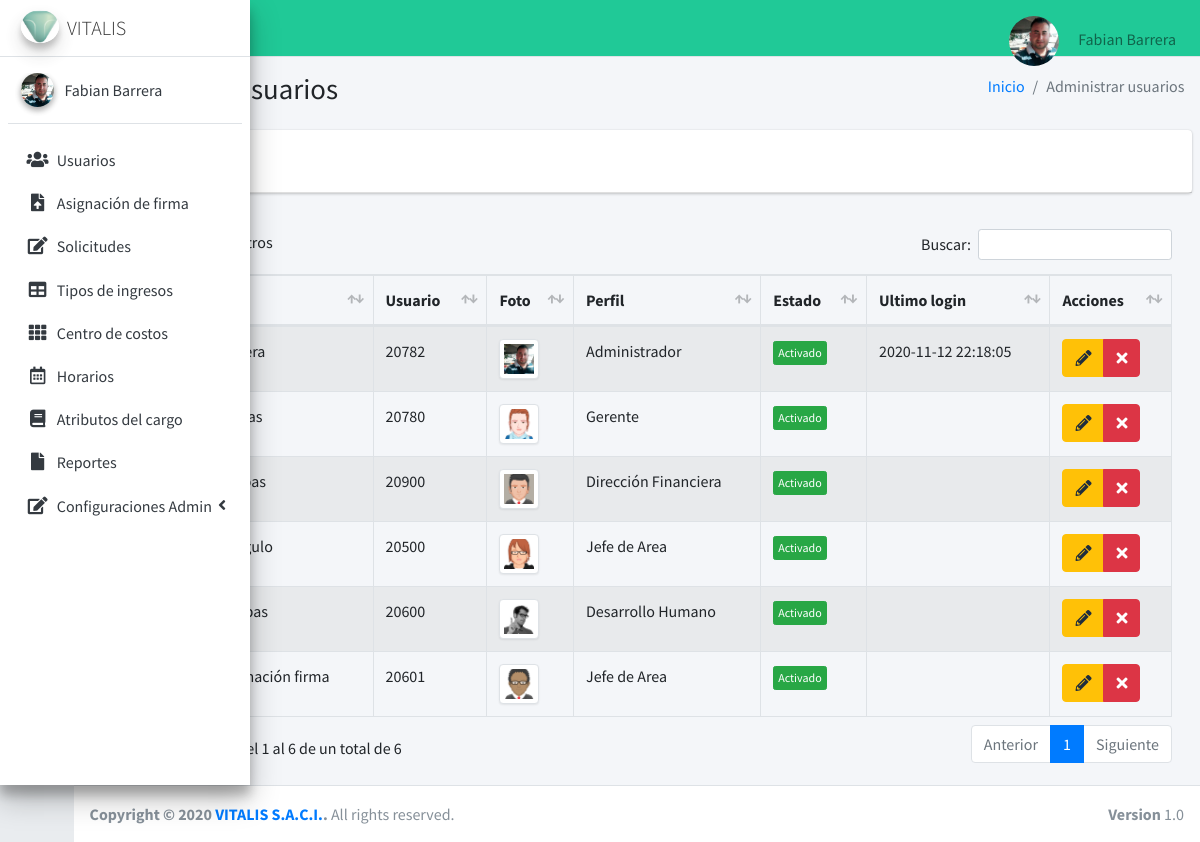
Before: /usuarios (signed in) with the older database file.
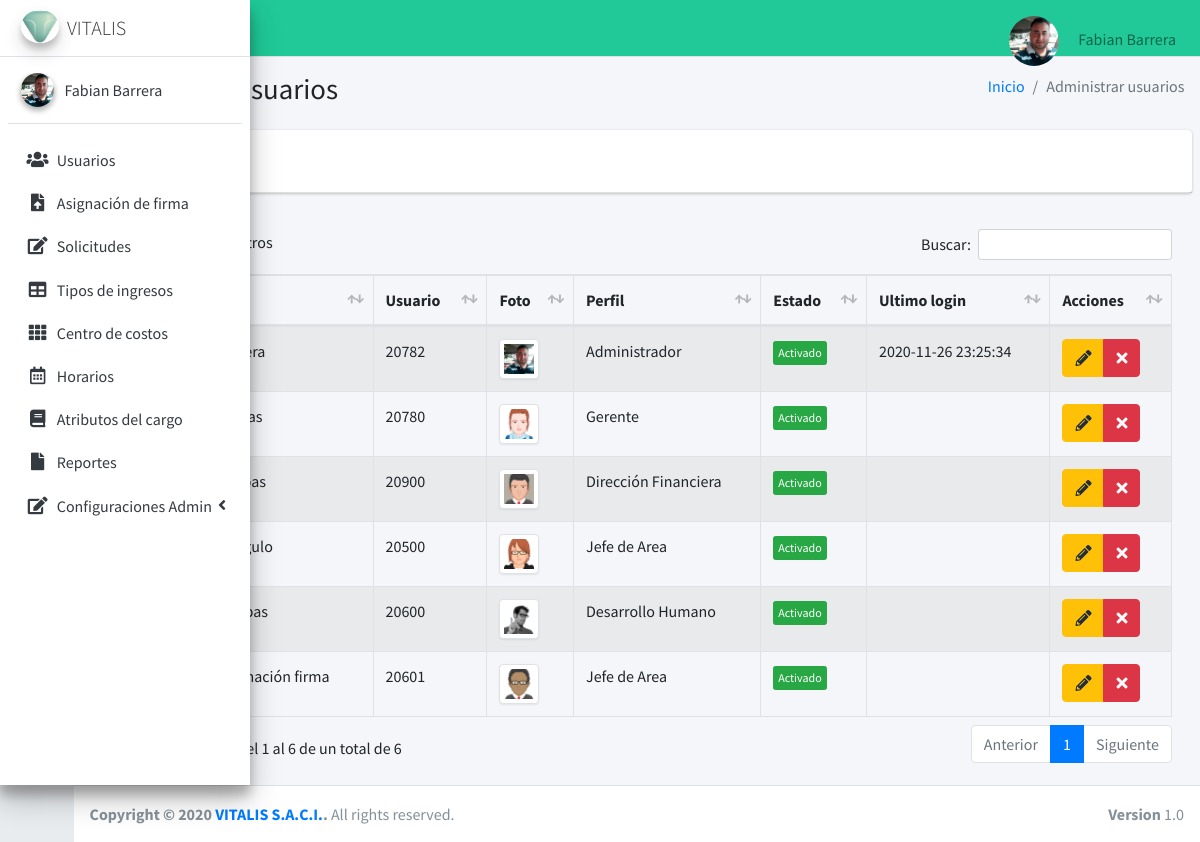
After: the same page with the newer database file.
### tables this page shows
CREATE TABLE `usuarios` (
  `iduser` int(11) NOT NULL,
  `nombre` varchar(100) NOT NULL,
  `correo` varchar(50) NOT NULL,
  `usuario` text DEFAULT NULL,
  `password` text NOT NULL,
  `perfil` text NOT NULL,
  `area` text NOT NULL,
  `estado` int(11) NOT NULL,
  `fecha` timestamp NULL DEFAULT current_timestamp(),
  `foto` text NOT NULL,
  `telefono` bigint(50) DEFAULT NULL,
  `solicitudes` int(11) DEFAULT NULL,
  `ultimologin` datetime DEFAULT NULL
);

### controladores/plantilla.controlador.php (called while the page is built)
<?php
class ControladorPlantilla{
    static public function ctrPlantilla(){
        include "vistas/plantilla.php";
    }
}

### index.php (called while the page is built, shortened)
<?php
  require_once "controladores/plantilla.controlador.php";
  require_once "controladores/usuarios.controlador.php";
  require_once "controladores/centroCostos.controlador.php";
  require_once "modelos/usuarios.modelo.php";
  $plantilla =new ControladorPlantilla();
  $plantilla -> ctrPlantilla();
  ?>

### controladores/usuarios.controlador.php (called while the page is built, shortened)
<?php
class ControladorUsuarios{
	static public function ctrMostrarUsuarios($item, $valor){
		$tabla = "usuarios";
		$respuesta = ModeloUsuarios::mdlMostrarUsuarios($tabla, $item, $valor);
		return $respuesta;
	}
}

### modelos/conexion.php (called while the page is built)
<?php
class Conexion{
	static public function conectar(){
		$link = new PDO("mysql:host=localhost;dbname=vitaweb",
			            "root",
			            "");
		$link->exec("set names utf8");
		return $link;
	}
}

### modelos/usuarios.modelo.php (called while the page is built, shortened)
<?php
require_once "conexion.php";
class ModeloUsuarios{
	static public function mdlMostrarUsuarios($tabla, $item, $valor){
		if ($item != null) {
			$stmt = Conexion::conectar()->prepare("SELECT * FROM $tabla WHERE $item = :$item");
        	$stmt -> bindParam(":".$item, $valor, PDO::PARAM_STR);
        	$stmt -> execute();
        	return $stmt -> fetch();
		}else{
			$stmt = Conexion::conectar()->prepare("SELECT * FROM $tabla");
        	$stmt -> execute();
        	return $stmt -> fetchAll();
		}
    }
}

### vistas/modulos/usuarios.php (the view, shortened to what this page needs)
<div class="content-wrapper">
  <section class="content-header">
    <div class="container-fluid">
      <div class="row mb-2">
        <div class="col-sm-6">
          <h1>Administrar usuarios</h1>
        </div>
        <div class="col-sm-6">
          <ol class="breadcrumb float-sm-right">
            <li class="breadcrumb-item"><a href="inicio">Inicio</a></li>
            <li class="breadcrumb-item active">Administrar usuarios</li>
          </ol>
        </div>
      </div>
    </div>
  </section>
  <section class="content">
    <div class="card">
      <div class="card-header">
        <button type="button" class="btn btn-primary" data-toggle="modal" data-target="#AgregarUsuario">
        </button>
      </div>
    </div>
    <div class="card-body">
      <table id="example1" class="table table-bordered table-striped example1">
        <thead>
          <tr>
            <th style="width: 10px;" >#</th>
            <th>Nombre</th>
            <th>Usuario</th>
            <th>Foto</th>
            <th>Perfil</th>
            <th>Estado</th>
            <th>Ultimo login</th>
            <th>Acciones</th>
          </tr>
        </thead>
        <tbody>
        <?php
        $item = null;
        $valor = null;
          $usuarios = ControladorUsuarios::ctrMostrarUsuarios($item, $valor);
          foreach ($usuarios as $key => $value) {
            echo ' <tr>
            <td>'.($key+1).'</td>
            <td>'.$value["nombre"].'</td>
            <td>'.$value["usuario"].'</td>';
            if ($value["foto"] != ""){
              echo '<td><img src="'.$value["foto"].'" class="img-thumbnail" width="40px"></td>';
            }else {
              echo'<td><img src="vistas/dist/img/anonymous.png" class="img-thumbnail" width="40px"></td>';
            }
            echo '<td>'.$value["perfil"].'</td>';
                if($value["estado"] != 0){
                  echo '<td><button class="btn btn-success btn-xs btnActivar" idUsuario="'.$value["iduser"].'" estadoUsuario="0">Activado</button></td>';
                }else{
                  echo '<td><button class="btn btn-danger btn-xs btnActivar" idUsuario="'.$value["iduser"].'" estadoUsuario="1">Desactivado</button></td>';
                }
                echo '<td>'.$value["ultimologin"].'</td>
                <td>
              <div class="btn-group">
                <button class="btn btn-warning btnEditarUsuario"idUsuario="'.$value["iduser"].'"data-toggle="modal" data-target="#modalEditarUsuario"><i class="fas fa-pencil-alt"></i></button>
                <button class="btn btn-danger btnEliminarUsuario"idUsuario="'.$value["iduser"].'"fotoUsuario="'.$value["foto"].'"usuario="'.$value["usuario"].'"><i class="fa fa-times"></i></button>
              </div>
            </td>
          </tr>';
          }
        ?>
        </tbody>
      </table>
    </div>
</div>
</div>

### vistas/plantilla.php (shortened to what this page needs)
<!DOCTYPE html>
<html>
<head>
  <link rel="stylesheet" href="vistas/plugins/fontawesome-free/css/all.min.css">
  <link rel="stylesheet" href="https://code.ionicframework.com/ionicons/2.0.1/css/ionicons.min.css">
  <link rel="stylesheet" href="vistas/plugins/datatables-bs4/css/dataTables.bootstrap4.min.css">
  <link rel="stylesheet" href="vistas/plugins/datatables-responsive/css/responsive.bootstrap4.min.css">
  <link rel="stylesheet" href="vistas/plugins/tempusdominus-bootstrap-4/css/tempusdominus-bootstrap-4.min.css">
  <link rel="stylesheet" href="vistas/plugins/icheck-bootstrap/icheck-bootstrap.min.css">
  <link rel="stylesheet" href="vistas/plugins/jqvmap/jqvmap.min.css">
  <link rel="stylesheet" href="vistas/dist/css/adminlte.css">
  <link rel="stylesheet" href="vistas/plugins/overlayScrollbars/css/OverlayScrollbars.min.css">
  <link rel="stylesheet" href="vistas/plugins/daterangepicker/daterangepicker.css">
  <link rel="stylesheet" href="vistas/plugins/summernote/summernote-bs4.css">
</head>
<body class="hold-transition sidebar-collapse sidebar-mini login-page">
  <?php
  if (isset($_SESSION["iniciarSesion"]) && $_SESSION["iniciarSesion"] == "ok") {
    echo '<div class="wrapper">';
    include "modulos/nav.php";
    include "modulos/menu.php";
    if (isset($_GET["ruta"])) {
      if (
        $_GET["ruta"] == "inicio" ||
        $_GET["ruta"] == "usuarios" ||
        $_GET["ruta"] == "asignacionFirma" ||
        $_GET["ruta"] == "solicitudes" ||
        $_GET["ruta"] == "crear-solicitud" ||
        $_GET["ruta"] == "editar-solicitud" ||
        $_GET["ruta"] == "tiposIngreso" ||
        $_GET["ruta"] == "centroCostos" ||
        $_GET["ruta"] == "horarios" ||
        $_GET["ruta"] == "atributosCargo" ||
        $_GET["ruta"] == "reportes" ||
        $_GET["ruta"] == "configuraciones" ||
        $_GET["ruta"] == "configurarCorreo" ||
        $_GET["ruta"] == "datosFormato" ||
        $_GET["ruta"] == "perfiles" ||
        $_GET["ruta"] == "login" ||
        $_GET["ruta"] == "salir"
      ) {
        include "modulos/" . $_GET["ruta"] . ".php";
      } else {
        include "modulos/404.php";
      }
    } else {
      include "modulos/inicio.php";
    }
    include "modulos/footer.php";
  } else {
    include "modulos/login.php";
  }
  ?>
</body>
</html>

### vistas/modulos/nav.php (shortened to what this page needs)
<nav class="main-header navbar navbar-expand navbar-teal navbar-light">
    <ul class="navbar-nav">
        <li class="nav-item">
            <a class="nav-link" data-widget="pushmenu" href="#" role="button"><i class="fas fa-bars"></i></a>
        </li>
    </ul>
    <ul class="navbar-nav ml-auto">
        <li class="nav-item dropdown user-menu">
            <a href="#" class="nav-link dropdown-toggle" data-toggle="dropdown" aria-expanded="false">
            <?php
                   if ($_SESSION["foto"] != ""){
                   echo '<img src="'.$_SESSION["foto"].'"class="img-size-50 mr-3 img-circle">';
                   }else {
                   echo '<img src="vistas/img/usuarios/user1.jpg" class="img-size-50 mr-3 img-circle">';
                   }
                   ?>
                <span class="d-none d-md-inline"> <?php echo $_SESSION["nombre"]; ?></span>
            </a>
        </li>
    </ul>
</nav>

### vistas/modulos/menu.php (shortened to what this page needs)
<aside class="main-sidebar sidebar-light-primary elevation-4">
    <a href="inicio" class="brand-link">
      <img src="vistas/dist/img/logo3.png" alt="AdminLTE Logo" class="brand-image img-circle elevation-3"
           style="opacity: .8">
      <span class="brand-text font-weight-light">VITALIS</span>
    </a>
    <div class="sidebar">
      <div class="user-panel mt-3 pb-3 mb-3 d-flex">
        <div class="image">
        <?php
                   if ($_SESSION["foto"] != ""){
                    echo '<img src="'.$_SESSION["foto"].'"class="img-circle elevation-2">';
                   }else {
                    echo '<img src="vistas/img/usuarios/user5.png" class="img-circle elevation-2" alt="User Image">';
                   }
                ?>
        </div>
        <div class="info">
          <a href="#" class="d-block"><?php echo $_SESSION["nombre"]; ?></a>
        </div>
      </div>
      <nav class="mt-2">
        <ul class="nav nav-pills nav-sidebar flex-column" data-widget="treeview" role="menu" data-accordion="false">
               <li class="nav-item">
            <a href="usuarios" class="nav-link">
              <i class="nav-icon fas fa-users"></i>
              <p>
                Usuarios
              </p>
            </a>
            <li class="nav-item">
            <a href="asignacionFirma" class="nav-link">
            <i class="nav-icon fas fa-file-upload"></i>
              <p>
                Asignación de firma
              </p>
            </a>
            <li class="nav-item">
            <a href="solicitudes" class="nav-link">
            <i class="nav-icon fas fa-edit"></i>
              <p>
                Solicitudes
              </p>
            </a>
          <li class="nav-item">
            <a href="tiposIngreso" class="nav-link">
            <i class="nav-icon fas fa-table"></i>
              <p>
                Tipos de ingresos
              </p>
            </a>
          </li>
          <li class="nav-item">
            <a href="centroCostos" class="nav-link">
              <i class="nav-icon fas fa-th"></i>
              <p>
                Centro de costos
              </p>
            </a>
          </li>
          <li class="nav-item">
            <a href="horarios" class="nav-link">
              <i class="nav-icon far fa-calendar-alt"></i>
              <p>
                Horarios
              </p>
            </a>
          </li>
          <li class="nav-item">
            <a href="atributosCargo" class="nav-link">
              <i class="nav-icon fas fa-book"></i>
              <p>
                Atributos del cargo
              </p>
            </a>
          </li>
          <li class="nav-item">
            <a href="reportes" class="nav-link">
              <i class="nav-icon fas fa-file"></i>
              <p>
                Reportes
              </p>
            </a>
          </li>
          <li class="nav-item has-treeview">
            <a href="configuraciones" class="nav-link">
            <i class="nav-icon fas fa-edit"></i>
              <p>
                Configuraciones Admin
                <i class="right fas fa-angle-left"></i>
              </p>
            </a>
          </li>
            </ul>
      </nav>
    </div>
  </aside>

### vistas/modulos/footer.php
<footer class="main-footer">
    <strong>Copyright &copy; 2020 <a href="#">VITALIS S.A.C.I.</a>.</strong>
    All rights reserved.
    <div class="float-right d-none d-sm-inline-block">
      <b>Version</b> 1.0
    </div>
  </footer>

Changed rows visible on the page:
changed usuarios "Administrador": ultimologin "2020-11-12 22:18:05" → "2020-11-26 23:25:34"
